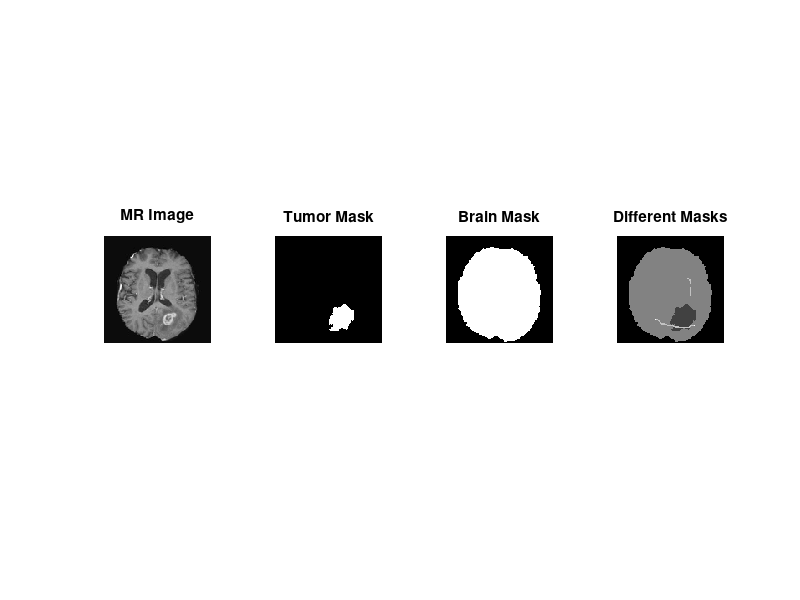

Write the MATLAB code that produced this figure. (Note: this script raises an error after producing the figure.)
%In this script, Yamin explores the difference between Forward
%Euler and Trapezoidal integration for our project. 

%% 0) Initializions
% clear;
close all;
addpath funcs;
Nx=128;   % larger matrix size shows higher resolution
Ny=128;
load('Image_mask_128_128.mat')

figure('units','normalized','outerposition',[0 0 1 1]); 
subplot(1,4,1); imshow(T1_image,[]); title('MR Image');
subplot(1,4,2); imshow(Tumor_mask,[]); title('Tumor Mask');
subplot(1,4,3); imshow(brainmask,[]); title('Brain Mask');
subplot(1,4,4); imshow(mask,[]); title('Different Masks');
%%
location_tumor = [98,80];
Input_power=15;
[p] = getParam_2DHeating_Brain_Jacobian_v2(1,1,Nx,Ny,mask,location_tumor,Input_power);

sigma = 1e-7; %scaling for our nonlinear term.
F_jac = @(T,t) evalSysandJac(T,p,sigma);
%forward function which evaluates our system and Jaobian
F_nojac = @(T,t) eval_f_nonlinearSystem(T,p,sigma);
%forward function which evaluates just our system.

%Computing reference steady state solution
tol = 1e-8;
maxiters = 50;
x_ref = NewtonSolve(F_jac,zeros(size(p.A,1),1),p,sigma,tol,maxiters);
%% 1) Determining value of delta t for which FE goes unstable
close all;
x_start = zeros(size(p.A,1),1); 
timestep=0.001; %FE time step
t_start = 0; %FE start time
t_stop= 240; %FE stop time
max_temp=10; %Maximum temperature we will allow our system to reach
visualize=1; %Flag indicating wheter we wish to visualize
step_interval_show=1000;   
%% 2) Implementing TRAP solve and showing when it is faster
dt_trap = 1;
t_stop = 300;
tolerances_newt = [1e-10,1e-10,1e0];
visualize=1;
max_temp=10;
tic
% trap_x = trap(x_start,dt_trap,t_stop,F_jac,tolerances_newt,x_ref);
[trap_x,t_all] = trap_withVisualization(x_start,dt_trap,t_stop,F_jac,tolerances_newt,x_ref,T1_image,brainmask,max_temp,visualize);
trap_time = toc;
[ Period_acc ] = Heating_period_cal( trap_x,t_all,7,mask,180, 120);
 
accuracy_trap = norm(x_ref - trap_x(:,end))/norm(x_ref);

fprintf('Accuracy Trap, %f, achieved in %f seconds\n'...
, accuracy_trap,trap_time)

figure
plot(trap_x(:,end))
hold on
plot(x_ref)

%% 3) Implementing Dynamic TRAP
dt_trap_dyn = 1;
t_stop = 300;
dt_max = 5; %10=> max dt such that I still keep desired accuracy
%at a given time
visualize=1;
max_temp=10;
tolerances_newt = [1e-10,1e-10,1e0];

tic
[dyntrap_x,t_all] = dyn_trap_withVisualization(x_start,dt_trap_dyn,t_stop,F_jac,...
    tolerances_newt,x_ref,dt_max,T1_image,brainmask,max_temp,visualize);
dyn_trap_time = toc;
t_all=t_all(t_all~=0);
%%
% load('all.mat')
[ Period_acc ] = Heating_period_cal( dyntrap_x,t_all,4,mask,180, 120);
accuracy_trap = norm(x_ref - dyntrap_x(:,end))/norm(x_ref);
%%
fprintf('Accuracy Trap, %f, achieved in %f seconds\n'...
, accuracy_trap,dyn_trap_time)
figure
plot(trap_x(:,end))
hold on
plot(x_ref)